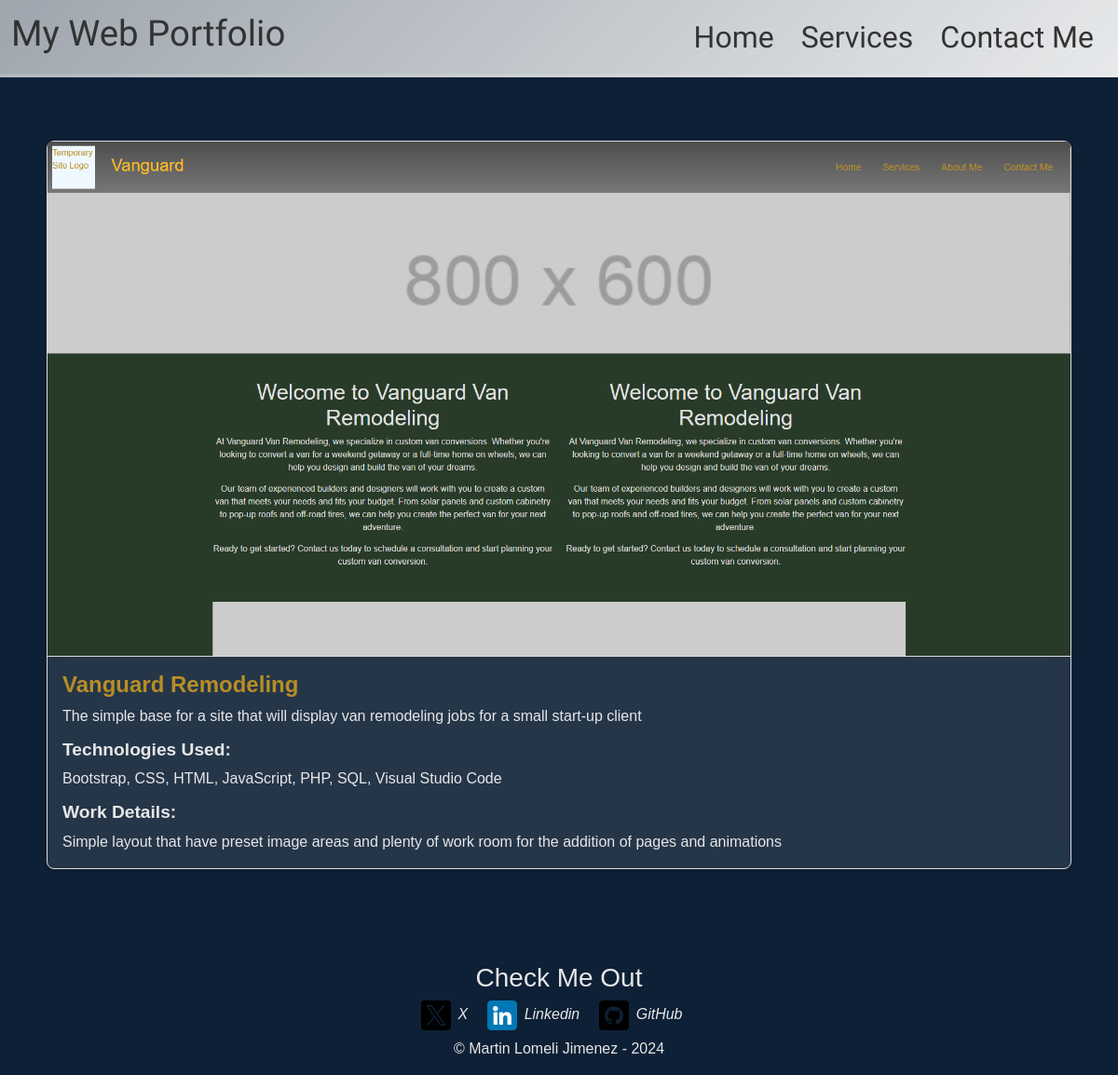
Page /project-details.php?id=4 on the committed database.
### tables this page shows
CREATE TABLE `projects` (
  `id` int(11) NOT NULL,
  `title` varchar(255) DEFAULT NULL,
  `image` varchar(255) DEFAULT NULL,
  `description` text DEFAULT NULL,
  `project_link` varchar(255) NOT NULL,
  `github_link` varchar(255) NOT NULL,
  `work_details` text DEFAULT NULL
);

### project-details.php (the view, shortened to what this page needs)
<?php
require 'inc/header.inc.php';
require 'inc/db_connect.inc.php';
$project_id = isset($_GET['id']) ? intval($_GET['id']) : 0;
if ($project_id > 0) {
    $sql = "
    SELECT p.id, p.title, p.image, p.description, p.work_details, GROUP_CONCAT(t.name ORDER BY t.name ASC SEPARATOR ', ') as technologies
    FROM projects p
    LEFT JOIN project_technologies pt ON p.id = pt.project_id
    LEFT JOIN technologies t ON pt.technology_id = t.id
    WHERE p.id = ?
    GROUP BY p.id
    ";
    if ($stmt = $conn->prepare($sql)) {
        $stmt->bind_param("i", $project_id);
        $stmt->execute();
        $result = $stmt->get_result();
        if ($result->num_rows > 0) {
            while ($row = $result->fetch_object()) {
?>
                <div class="container my-5">
                    <div class="card mb-4">
                        <img src="<?php echo htmlspecialchars($row->image); ?>" class="card-img-top" alt="<?php echo htmlspecialchars($row->title); ?>">
                        <div class="card-body">
                            <h2 class="card-title"><?php echo htmlspecialchars($row->title); ?></h2>
                            <p class="card-text"><?php echo htmlspecialchars($row->description); ?></p>
                            <div class="mb-3">
                                <h5 class="card-subtitle mb-2">Technologies Used:</h5>
                                <p class="card-text"><?php echo htmlspecialchars($row->technologies); ?></p>
                            </div>
                            <h5 class="card-subtitle mb-2">Work Details:</h5>
                            <p class="card-text"><?php echo htmlspecialchars($row->work_details); ?></p>
                        </div>
                    </div>
                </div>
<?php
            }
        } else {
            echo "<p>No project details found.</p>";
        }
    } else {
        echo "<p>Error preparing statement.</p>";
    }
} else {
    echo "<p>Invalid project ID.</p>";
}
?>
<?php
require 'inc/footer.inc.php';
?>

### css/style.css (style rules this page uses)
body { display: flex; flex-direction: column; margin: 0; background-color: #0d2035; min-height: 100vh; font-family: "Arial", Helvetica, sans-serif; }
.card { position: relative; transition: transform 0.3s ease, background-color 0.3s ease; background-color: rgba(255, 255, 255, 0.1); backdrop-filter: blur(10px); border-radius: 10px; border: 1px solid rgba(255, 255, 255, 0.2); }
.card-title { font-size: 1.25rem; margin-bottom: 0.5rem; color: #b88e26; }
.card-subtitle { font-size: 1rem; font-weight: 600; color: #e7e7e7; }
.card-body p { font-size: 1rem; color: #e7e7e7; }
.card-title { font-size: 1.5rem; font-weight: bold; }
.card-img-top { border-bottom: 1px solid #ddd; }
.card-text { color: #555; }
.card-subtitle { font-size: 1.2rem; font-weight: 600; color: #e7e7e7; }
.container { padding: 20px; }
.card { border: 1px solid #ddd; border-radius: 8px; box-shadow: 0 2px 5px rgba(0, 0, 0, 0.1); }

### rows in the picture
projects: image (picture), title "Vanguard Remodeling", description "The simple base for a site that will display van remodeling jobs for a small start-up client", technologies "Bootstrap, CSS, HTML, JavaScript, PHP, SQL, Visual Studio Code", work_details "Simple layout that have preset image areas and plenty of work room for the addition of pages and animations"
